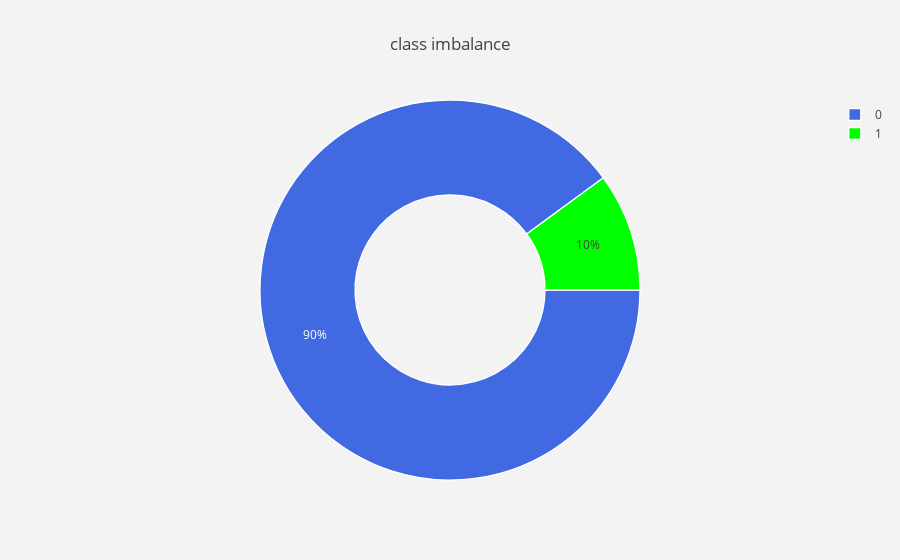

The notebook cell this image was saved under:
### Markdown cell above
### <a id='3.1'>3.1.class imbalance</a>

### Code cell
#labels
lab = data["target"].value_counts().keys().tolist()
#values
val = data["target"].value_counts().values.tolist()

trace = go.Pie(labels = lab ,
               values = val ,
               marker = dict(colors =  [ 'royalblue' ,'lime'],
                             line = dict(color = "white",
                                         width =  1.3)
                            ),
               rotation = 90,
               hoverinfo = "label+value+text",
               hole = .5
              )
layout = go.Layout(dict(title = "class imbalance",
                        plot_bgcolor  = "rgb(243,243,243)",
                        paper_bgcolor = "rgb(243,243,243)",
                       )
                  )

data1 = [trace]
fig = go.Figure(data = data1,layout = layout)
py.iplot(fig)

### Figure 1 — Plotly figure (JSON) as saved in the notebook; plotly's stock layout.template omitted (floating-point values rounded to 4 significant figures)
{"data": [{"hole": 0.5, "hoverinfo": "label+value+text", "labels": [0, 1], "marker": {"colors": ["royalblue", "lime"], "line": {"color": "white", "width": 1.3}}, "rotation": 90, "values": [179902, 20098], "type": "pie", "uid": "5a074cc2-3a06-4cdd-a068-aff64fe0068a"}], "layout": {"paper_bgcolor": "rgb(243,243,243)", "plot_bgcolor": "rgb(243,243,243)", "title": {"text": "class imbalance"}}}
